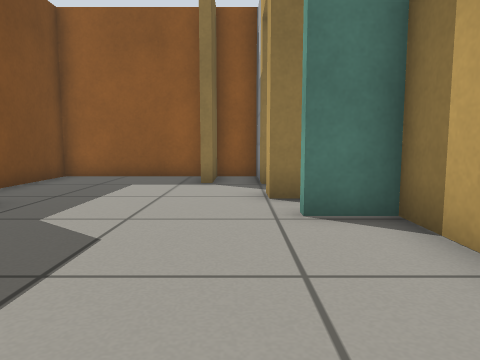
view 1 (above)

16 first-person views from a walk through a robot-simulator world made for Gazebo. The camera is 0.5 m above the floor, tilts 6° down and sees 70° across. The floor is counted in squares, 0.5 m on a side. Each view is taken from the middle of a square. On the plan, view 1 faces up. The plan holds only what a view shows up to about 13 squares ahead; the rest is blank. Gazebo's built-in surfaces are drawn with simple patterns.

view 2
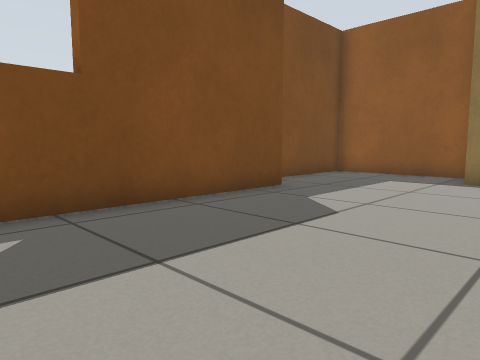

view 3
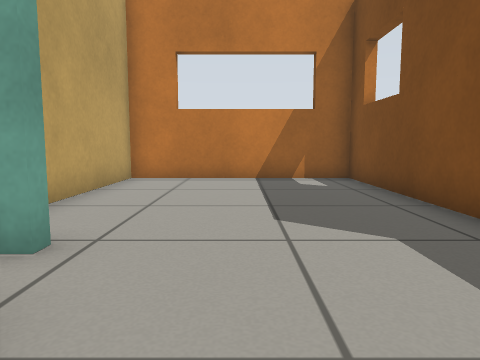

view 4
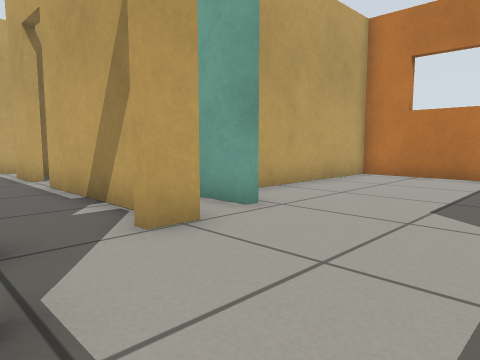

view 5
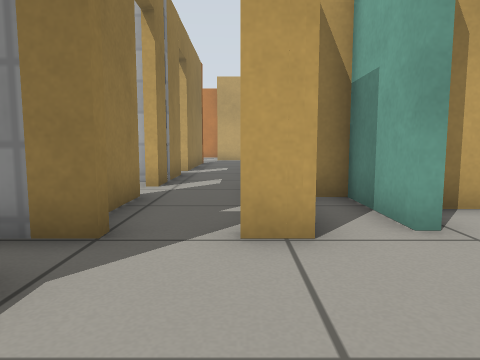

view 6
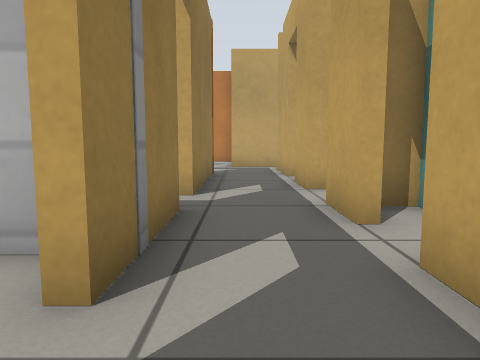

view 7
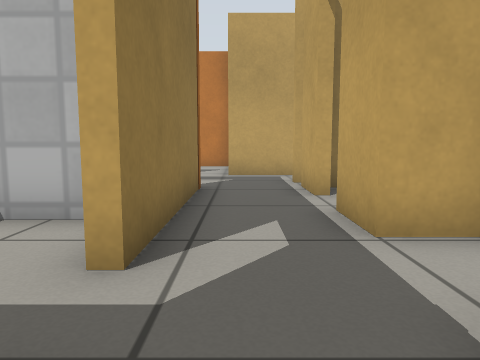

view 8
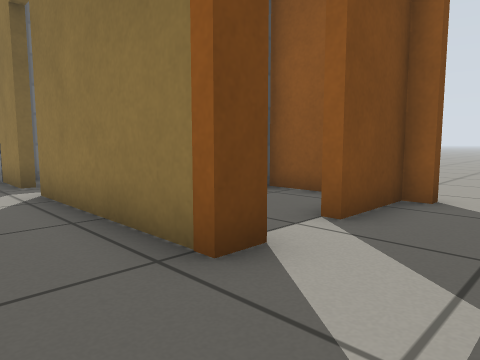

view 9
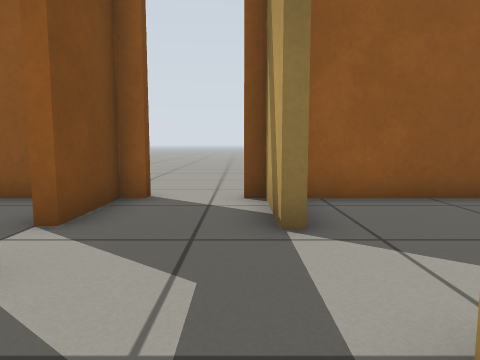

view 10
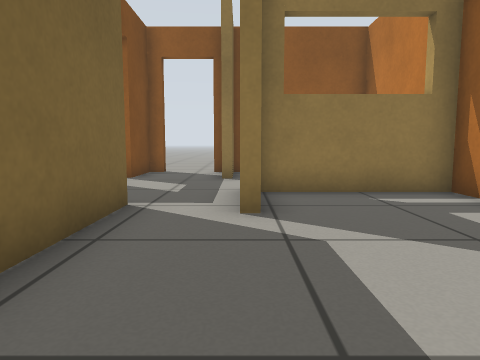

view 11
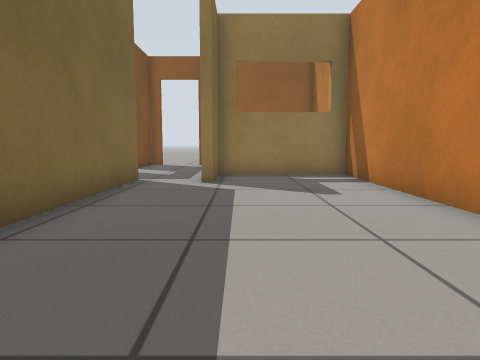

view 12
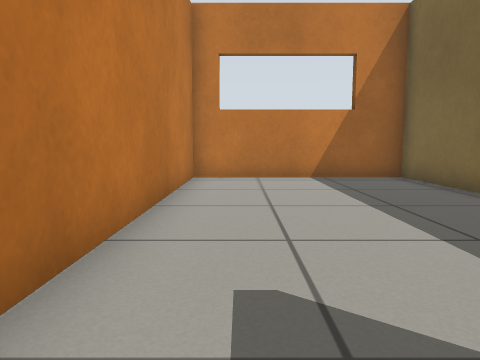

view 13
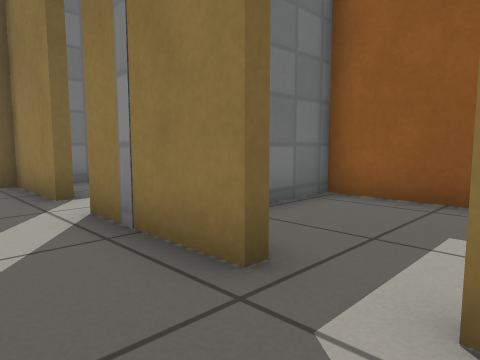

view 14
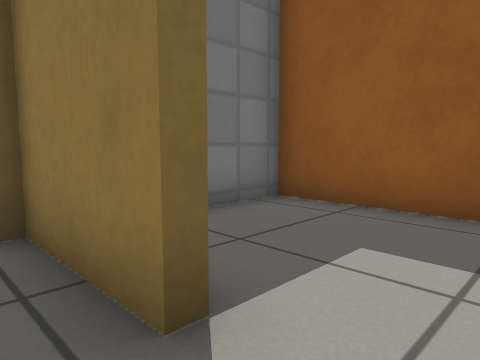

view 15
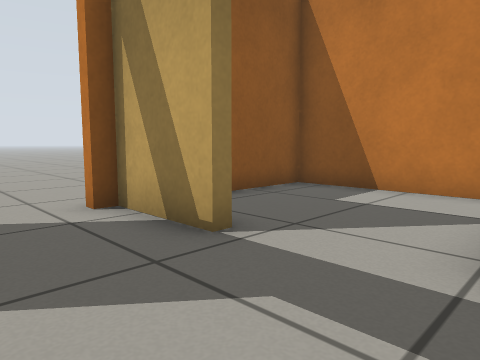

view 16
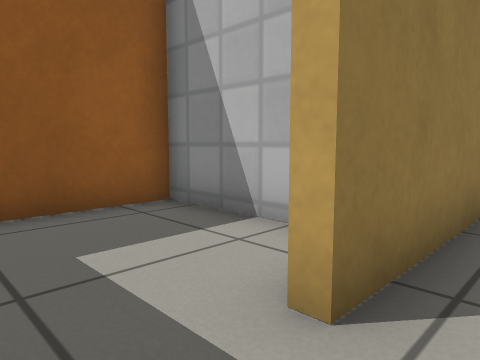

### Floor plan
Points are (right, up) in squares from view 1. A wall is a line through its corners. A room is listed if a view was taken in it or the views show most of it. See-through windows are left out.
Room 1 (views 1, 2, 3, 4, 5)
walls: (0.5, 6.2) (0.5, 7); (-4.2, 5.8) (-4.2, -2.1) (2.2, -2.1) (2.2, 4.7) (0.9, 4.7); (0.5, 8.4) (0.5, 10.6) (-0.7, 10.6) (-0.7, 8.6); (-1.1, 10.6) (-5.4, 10.6) (-5.4, 7.1)
ways out: open door at (1, 7.5) to room 2
Room 2 (views 6, 7, 8, 9, 13, 14, 15, 16)
walls: (10.6, 5.4) (10.6, 6.6) (12.2, 6.6); (8.3, 8.9) (5, 8.9); (13.6, 6.6) (15.2, 6.6); (7.2, 6.5) (8.8, 6.6); (14.8, 9.6) (14.8, 8.9) (9.6, 8.9); (14.8, 13.3) (14.8, 11.1); (18, 6.3) (18, 8.4); (17.8, 10.9) (17.5, 10.9) (17.5, 13.3) (17.1, 13.3); (3.6, 8.9) (0.8, 8.9); (1.7, 6.5) (5.8, 6.5)
ways out: open door at (1, 7.5) to room 1; opening at (17, 6) to room 3; opening at (18, 9.5) to room 4; open door at (9, 9) to room 5; open door at (4.5, 9) to room 6; open door at (15, 10.5) to room 7; open door at (6.5, 6); open door at (12.5, 6); open door at (16.5, 13)
Room 3 (views 10, 11, 12)
walls: (16.1, -0.9) (16.1, -4.2) (22.4, -4.2) (22.4, 8.1) (18.3, 8.1) (18.3, 5.9); (16.1, 6.6) (16.1, 1)
ways out: opening at (17, 6) to room 2
Room 4 (no view inside)
walls: (17.8, 12.6) (17.8, 10.9); (22.4, 9.3) (22.4, 13.3) (17.8, 13.3)
ways out: opening at (18, 9.5) to room 2
Room 5 (no view inside)
walls: (11.5, 10) (11.5, 13.3) (6.3, 13.3) (6.3, 11.4)
ways out: open door at (9, 9) to room 2
Room 6 (no view inside)
walls: (4.1, 13.3) (0.8, 13.3) (0.8, 10.1); (6, 9.4) (6, 10.3)
ways out: open door at (4.5, 9) to room 2
Room 7 (no view inside)
walls: (13.3, 13.3) (11.8, 13.3)
ways out: open door at (15, 10.5) to room 2

Where each view was taken, in squares from view 1:
view 1: 0 up, 0 right, facing up
view 2: 1 down, 1 right, facing up-left
view 3: 8 up, 1 left, facing down
view 4: 9 up, 3 left, facing down-right
view 5: 7 up, 3 left, facing right
view 6: 8 up, 3 right, facing right
view 7: 8 up, 7 right, facing right
view 8: 7 up, 17 right, facing up-left
view 9: 7 up, 17 right, facing up
view 10: 1 up, 18 right, facing up
view 11: 3 down, 19 right, facing up
view 12: 6 up, 21 right, facing down
view 13: 7 up, 10 right, facing up-left
view 14: 8 up, 5 right, facing up-left
view 15: 8 up, 15 right, facing up-right
view 16: 8 up, 8 right, facing up-right
